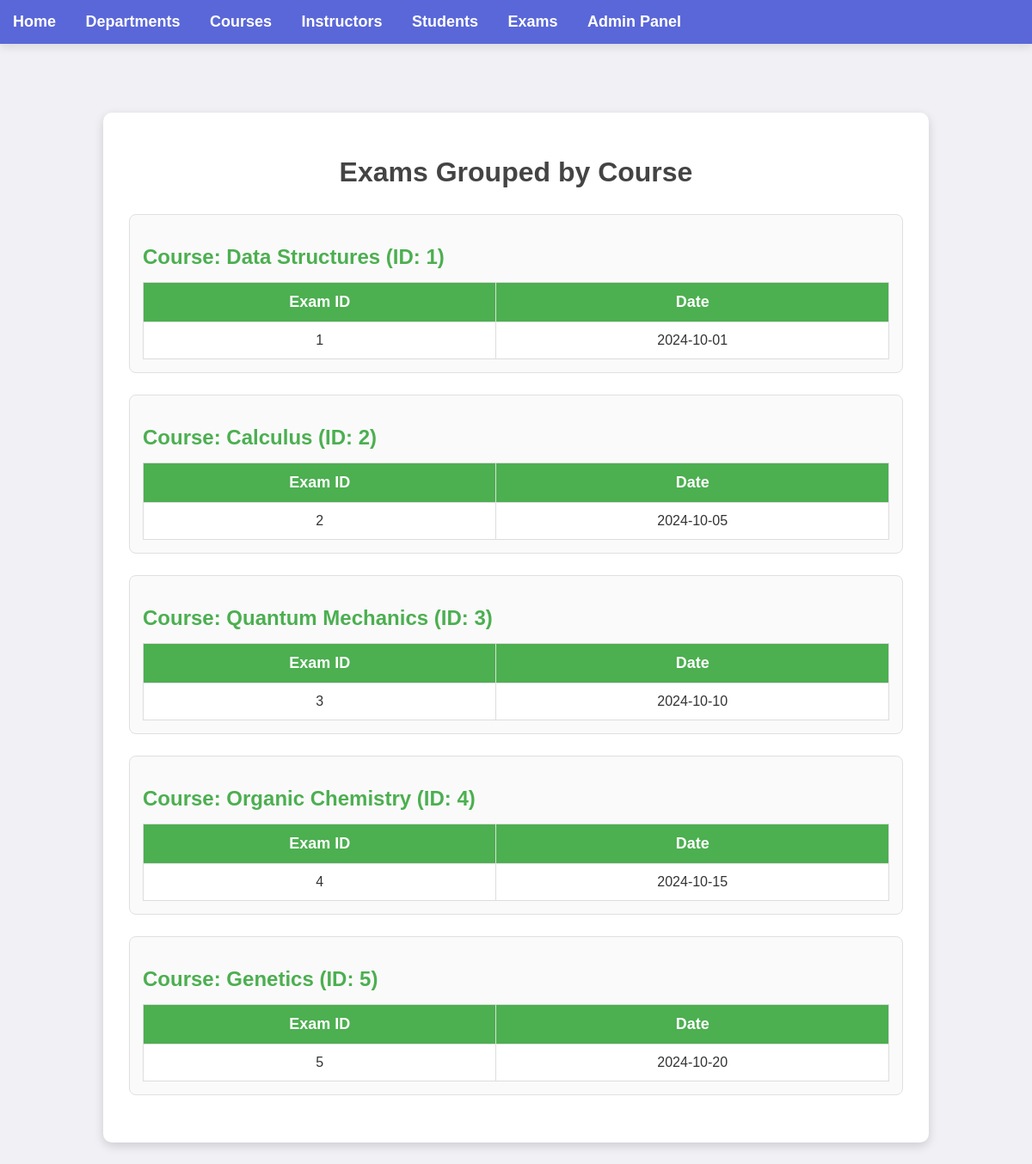
Page /exams on the earlier database version.
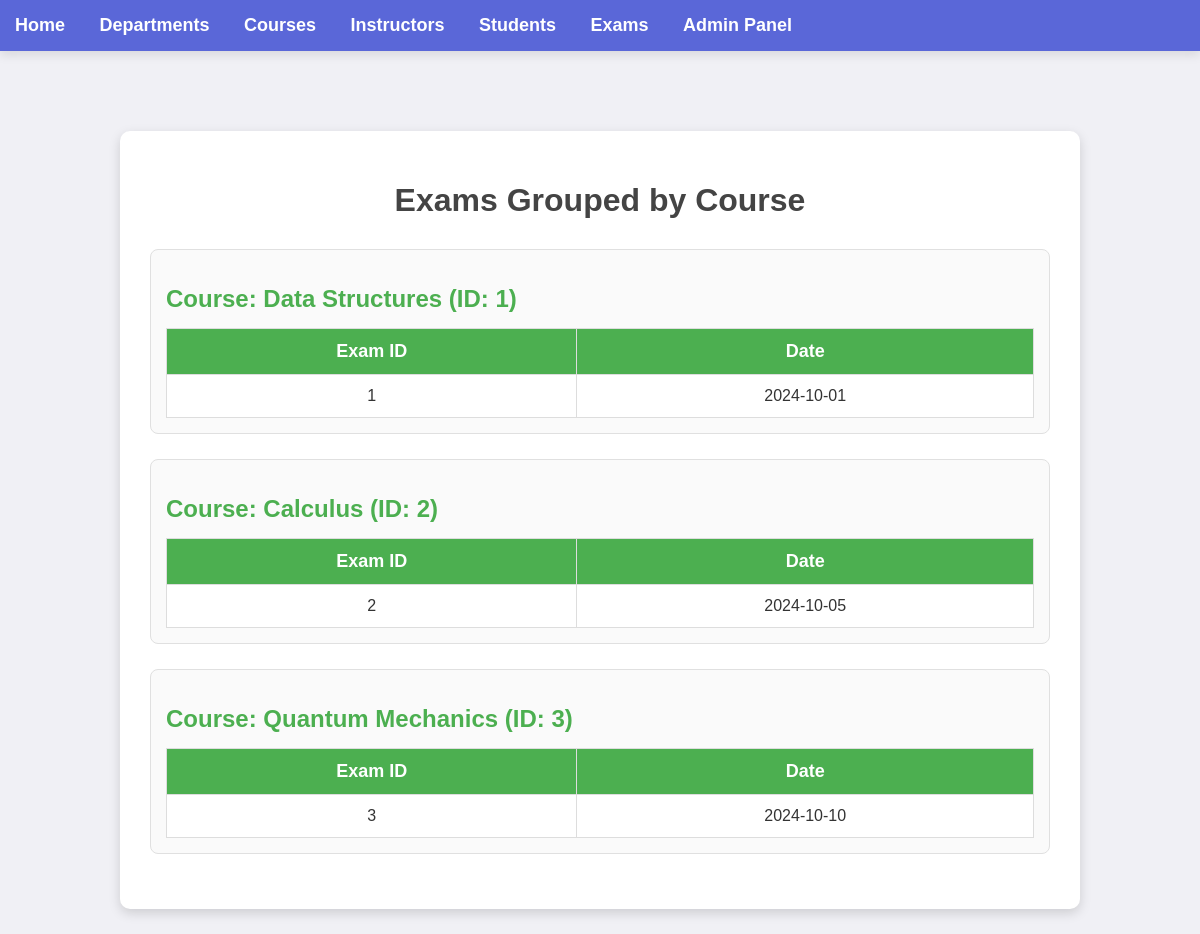
Same page on the later database version.
### model.py (models this page shows)
class Course(db.Model):
    __tablename__ = 'course'
    id = db.Column(db.Integer, primary_key=True)
    name = db.Column(db.String(100), nullable=False, unique=True)
    department_id = db.Column(db.Integer, db.ForeignKey('department.id'), nullable=False)
    instructor_id = db.Column(db.Integer, db.ForeignKey('instructor.id'), nullable=False)

class Exam(db.Model):
    __tablename__ = 'exam'
    id = db.Column(db.Integer, primary_key=True)
    course_id = db.Column(db.Integer, db.ForeignKey('course.id'), nullable=False)
    date = db.Column(db.Date, nullable=False)
    course = db.relationship('Course', backref='exams')

### app.py (the view)
@app.route('/exams')
def exams():
    courses = Course.query.all()
    for course in courses:
        course.exams = Exam.query.filter_by(course_id=course.id).all()
    return render_template('exams.html', courses=courses)

### templates/exams.html (shortened to what this page needs)
{% extends 'layout.html' %}
{% block content %}
    <div class="container">
        <h1>Exams Grouped by Course</h1>
        {% for course in courses %}
        <div class="course-section">
            <h2>Course: {{ course.name }} (ID: {{ course.id }})</h2>
            {% if course.exams %}
            <table class="exam-table">
                <thead>
                    <tr>
                        <th>Exam ID</th>
                        <th>Date</th>
                    </tr>
                </thead>
                <tbody>
                    {% for exam in course.exams %}
                    <tr>
                        <td>{{ exam.id }}</td>
                        <td>{{ exam.date }}</td>
                    </tr>
                    {% endfor %}
                </tbody>
            </table>
            {% else %}
            <p>No exams available for this course.</p>
            {% endif %}
        </div>
        {% endfor %}
    </div>
{% endblock %}

Differences in the rows shown:
removed Course: name "Organic Chemistry", id "4"
removed Exam: id "4", date "2024-10-15", shown under "Organic Chemistry"
removed Course: name "Genetics", id "5"
removed Exam: id "5", date "2024-10-20", shown under "Genetics"
